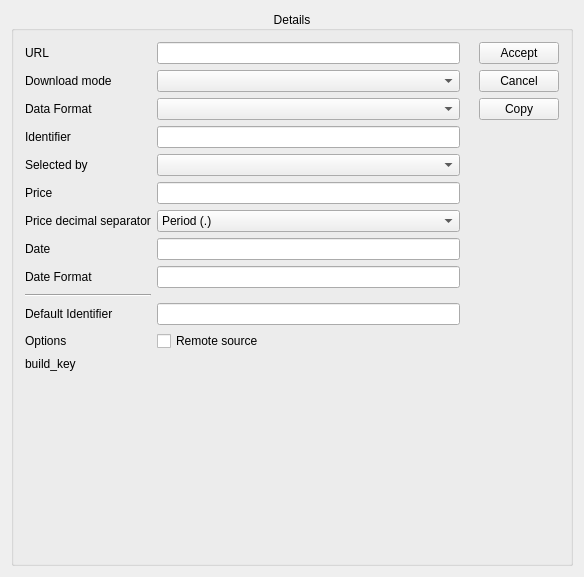
<?xml version="1.0" encoding="UTF-8"?>
<ui version="4.0">
 <class>AlkOnlineQuoteDetailsWidget</class>
 <widget class="QWidget" name="AlkOnlineQuoteDetailsWidget">
  <property name="geometry">
   <rect>
    <x>0</x>
    <y>0</y>
    <width>584</width>
    <height>577</height>
   </rect>
  </property>
  <property name="minimumSize">
   <size>
    <width>0</width>
    <height>0</height>
   </size>
  </property>
  <property name="windowTitle">
   <string>Online Quotes</string>
  </property>
  <layout class="QVBoxLayout" name="verticalLayout_6">
   <item>
    <widget class="QGroupBox" name="detailsGroupBox">
     <property name="whatsThis">
      <string>&lt;html&gt;&lt;head/&gt;&lt;body&gt;&lt;p&gt;&lt;span style=&quot; font-style:italic;&quot;&gt;Enter regular expressions which can be used to parse the data returned from the URL entered above. The symbol, price, and date must be found in the quote data to be usable. You may also try the KMyMoney forum at &lt;/span&gt;&lt;a href=&quot;https://forum.kde.org/viewforum.php?f=69&quot;&gt;&lt;span style=&quot; text-decoration: underline; color:#2980b9;&quot;&gt;https://forum.kde.org/viewforum.php?f=69&lt;/span&gt;&lt;/a&gt;  or the &lt;span style=&quot; font-style:italic;&quot;&gt;user's mailinglist at &lt;/span&gt;&lt;a href=&quot;mailto:kmymoney@kde.org&quot;&gt;&lt;span style=&quot; font-style:italic; text-decoration: underline; color:#2980b9;&quot;&gt;kmymoney@kde.org&lt;/span&gt;&lt;/a&gt;&lt;span style=&quot; font-style:italic;&quot;&gt; to find what settings work for other users in your country.&lt;/span&gt;&lt;/p&gt;&lt;/body&gt;&lt;/html&gt;</string>
     </property>
     <property name="title">
      <string>Details</string>
     </property>
     <property name="alignment">
      <set>Qt::AlignCenter</set>
     </property>
     <layout class="QVBoxLayout" name="verticalLayout_4">
      <item>
       <layout class="QHBoxLayout" name="horizontalLayout_2">
        <item>
         <layout class="QGridLayout" name="gridLayout">
          <item row="1" column="0">
           <widget class="QLabel" name="label_4">
            <property name="text">
             <string>Download mode</string>
            </property>
           </widget>
          </item>
          <item row="13" column="1">
           <widget class="QCheckBox" name="m_ghnsSource">
            <property name="whatsThis">
             <string/>
            </property>
            <property name="text">
             <string>Remote source</string>
            </property>
           </widget>
          </item>
          <item row="10" column="3">
           <widget class="QLabel" name="m_dateFormatCheckLabel">
            <property name="text">
             <string/>
            </property>
           </widget>
          </item>
          <item row="7" column="1">
           <widget class="KLineEdit" name="m_editPrice">
            <property name="toolTip">
             <string>Regular Expression to extract the price from the downloaded data</string>
            </property>
           </widget>
          </item>
          <item row="4" column="1">
           <widget class="KLineEdit" name="m_editIdentifier">
            <property name="toolTip">
             <string>Regular Expression to extract the identifier from the downloaded data</string>
            </property>
           </widget>
          </item>
          <item row="9" column="1">
           <widget class="KLineEdit" name="m_editDate">
            <property name="toolTip">
             <string>Regular Expression to extract the date from the downloaded data</string>
            </property>
           </widget>
          </item>
          <item row="4" column="0">
           <widget class="QLabel" name="textLabel2">
            <property name="text">
             <string>Identifier</string>
            </property>
            <property name="wordWrap">
             <bool>false</bool>
            </property>
           </widget>
          </item>
          <item row="7" column="0">
           <widget class="QLabel" name="textLabel3">
            <property name="text">
             <string>Price</string>
            </property>
            <property name="wordWrap">
             <bool>false</bool>
            </property>
           </widget>
          </item>
          <item row="12" column="0">
           <widget class="QLabel" name="label_5">
            <property name="text">
             <string>Default Identifier</string>
            </property>
           </widget>
          </item>
          <item row="5" column="0">
           <widget class="QLabel" name="m_editIdSelectorLabel">
            <property name="text">
             <string>Selected by</string>
            </property>
           </widget>
          </item>
          <item row="9" column="3">
           <widget class="QLabel" name="m_dateCheckLabel">
            <property name="text">
             <string/>
            </property>
           </widget>
          </item>
          <item row="11" column="0">
           <widget class="Line" name="line">
            <property name="orientation">
             <enum>Qt::Horizontal</enum>
            </property>
           </widget>
          </item>
          <item row="8" column="0">
           <widget class="QLabel" name="label_2">
            <property name="text">
             <string>Price decimal separator</string>
            </property>
           </widget>
          </item>
          <item row="5" column="1">
           <widget class="AlkComboBox" name="m_editIdSelector">
            <property name="toolTip">
             <string>How to select the identifier</string>
            </property>
           </widget>
          </item>
          <item row="4" column="3">
           <widget class="QLabel" name="m_symbolCheckLabel">
            <property name="text">
             <string/>
            </property>
           </widget>
          </item>
          <item row="3" column="0">
           <widget class="QLabel" name="label">
            <property name="text">
             <string>Data Format</string>
            </property>
           </widget>
          </item>
          <item row="0" column="1">
           <widget class="KLineEdit" name="m_editURL">
            <property name="toolTip">
             <string>URL to be used to download the quote</string>
            </property>
            <property name="whatsThis">
             <string>Enter the URL from which stock quotes will be fetched.  &lt;b&gt;%1&lt;/b&gt; will be replaced with the symbol for the security being quoted. For currency conversions, &lt;b&gt;%2&lt;/b&gt; will be replaced with the currency to be quoted and &lt;b&gt;%1&lt;/b&gt; with the currency the quote is based on.</string>
            </property>
           </widget>
          </item>
          <item row="1" column="1">
           <widget class="AlkComboBox" name="m_editDownloadType"/>
          </item>
          <item row="0" column="3">
           <widget class="QLabel" name="m_urlCheckLabel">
            <property name="text">
             <string/>
            </property>
           </widget>
          </item>
          <item row="8" column="1">
           <widget class="AlkComboBox" name="m_editPriceDecimalSeparator">
            <item>
             <property name="text">
              <string comment="1">Period (.)</string>
             </property>
            </item>
            <item>
             <property name="text">
              <string comment="2">Comma (,)</string>
             </property>
            </item>
            <item>
             <property name="text">
              <string comment="0">Legacy</string>
             </property>
            </item>
           </widget>
          </item>
          <item row="10" column="1">
           <widget class="KLineEdit" name="m_editDateFormat">
            <property name="toolTip">
             <string>Regular Expression to extract the date from the downloaded data</string>
            </property>
           </widget>
          </item>
          <item row="13" column="0">
           <widget class="QLabel" name="label_3">
            <property name="text">
             <string>Options</string>
            </property>
           </widget>
          </item>
          <item row="7" column="3">
           <widget class="QLabel" name="m_priceCheckLabel">
            <property name="text">
             <string/>
            </property>
           </widget>
          </item>
          <item row="10" column="0">
           <widget class="QLabel" name="textLabel4_2">
            <property name="text">
             <string>Date Format</string>
            </property>
            <property name="wordWrap">
             <bool>false</bool>
            </property>
           </widget>
          </item>
          <item row="0" column="0">
           <widget class="QLabel" name="textLabel1">
            <property name="text">
             <string>URL</string>
            </property>
            <property name="wordWrap">
             <bool>false</bool>
            </property>
           </widget>
          </item>
          <item row="12" column="1">
           <widget class="KLineEdit" name="m_editDefaultId">
            <property name="toolTip">
             <string>An identifier that is known to work for this online quote source</string>
            </property>
           </widget>
          </item>
          <item row="9" column="0">
           <widget class="QLabel" name="textLabel4">
            <property name="text">
             <string>Date</string>
            </property>
            <property name="wordWrap">
             <bool>false</bool>
            </property>
           </widget>
          </item>
          <item row="3" column="1">
           <widget class="AlkComboBox" name="m_editDataFormat">
            <property name="toolTip">
             <string>The type of data expected to downloaded and processed.</string>
            </property>
           </widget>
          </item>
         </layout>
        </item>
        <item>
         <layout class="QVBoxLayout" name="verticalLayout_3">
          <property name="leftMargin">
           <number>0</number>
          </property>
          <item>
           <widget class="AlkPushButton" name="m_acceptButton">
            <property name="toolTip">
             <string>Accepts the entered data and stores it</string>
            </property>
            <property name="whatsThis">
             <string>Use this to accept the modified data.</string>
            </property>
            <property name="text">
             <string comment="@action update quotes from online quote source">Accept</string>
            </property>
            <property name="icon">
             <iconset theme="dialog-ok">
              <normaloff>.</normaloff>.</iconset>
            </property>
           </widget>
          </item>
          <item>
           <widget class="AlkPushButton" name="m_cancelButton">
            <property name="text">
             <string comment="@action cancel actual changes">Cancel</string>
            </property>
            <property name="icon">
             <iconset theme="dialog-cancel">
              <normaloff>.</normaloff>.</iconset>
            </property>
           </widget>
          </item>
          <item>
           <widget class="AlkPushButton" name="m_copyButton">
            <property name="toolTip">
             <string>Copies the details as text to the clipboard.</string>
            </property>
            <property name="whatsThis">
             <string>Use this to copy the details as text to the clipboard to e.g. paste it in an email.</string>
            </property>
            <property name="text">
             <string comment="@action copy details to clipboard">Copy</string>
            </property>
            <property name="icon">
             <iconset theme="edit-copy">
              <normaloff>.</normaloff>.</iconset>
            </property>
           </widget>
          </item>
          <item>
           <spacer name="verticalSpacer_2">
            <property name="orientation">
             <enum>Qt::Vertical</enum>
            </property>
            <property name="sizeHint" stdset="0">
             <size>
              <width>20</width>
              <height>40</height>
             </size>
            </property>
           </spacer>
          </item>
         </layout>
        </item>
       </layout>
      </item>
      <item>
       <widget class="QLabel" name="m_buildKey">
        <property name="text">
         <string>build_key</string>
        </property>
       </widget>
      </item>
      <item>
       <spacer name="verticalSpacer_6">
        <property name="orientation">
         <enum>Qt::Vertical</enum>
        </property>
        <property name="sizeHint" stdset="0">
         <size>
          <width>20</width>
          <height>40</height>
         </size>
        </property>
       </spacer>
      </item>
     </layout>
    </widget>
   </item>
  </layout>
 </widget>
 <layoutdefault spacing="6" margin="11"/>
 <customwidgets>
  <customwidget>
   <class>AlkComboBox</class>
   <extends>QComboBox</extends>
   <header>alkcombobox.h</header>
  </customwidget>
  <customwidget>
   <class>KLineEdit</class>
   <extends>QLineEdit</extends>
   <header>klineedit.h</header>
  </customwidget>
  <customwidget>
   <class>AlkPushButton</class>
   <extends>QPushButton</extends>
   <header location="global">alkpushbutton.h</header>
  </customwidget>
 </customwidgets>
 <tabstops>
  <tabstop>m_editURL</tabstop>
  <tabstop>m_editDownloadType</tabstop>
  <tabstop>m_editDataFormat</tabstop>
  <tabstop>m_editIdentifier</tabstop>
  <tabstop>m_editIdSelector</tabstop>
  <tabstop>m_editPrice</tabstop>
  <tabstop>m_editPriceDecimalSeparator</tabstop>
  <tabstop>m_editDate</tabstop>
  <tabstop>m_editDateFormat</tabstop>
  <tabstop>m_editDefaultId</tabstop>
  <tabstop>m_ghnsSource</tabstop>
  <tabstop>m_acceptButton</tabstop>
  <tabstop>m_cancelButton</tabstop>
  <tabstop>m_copyButton</tabstop>
 </tabstops>
 <resources/>
 <connections/>
</ui>
